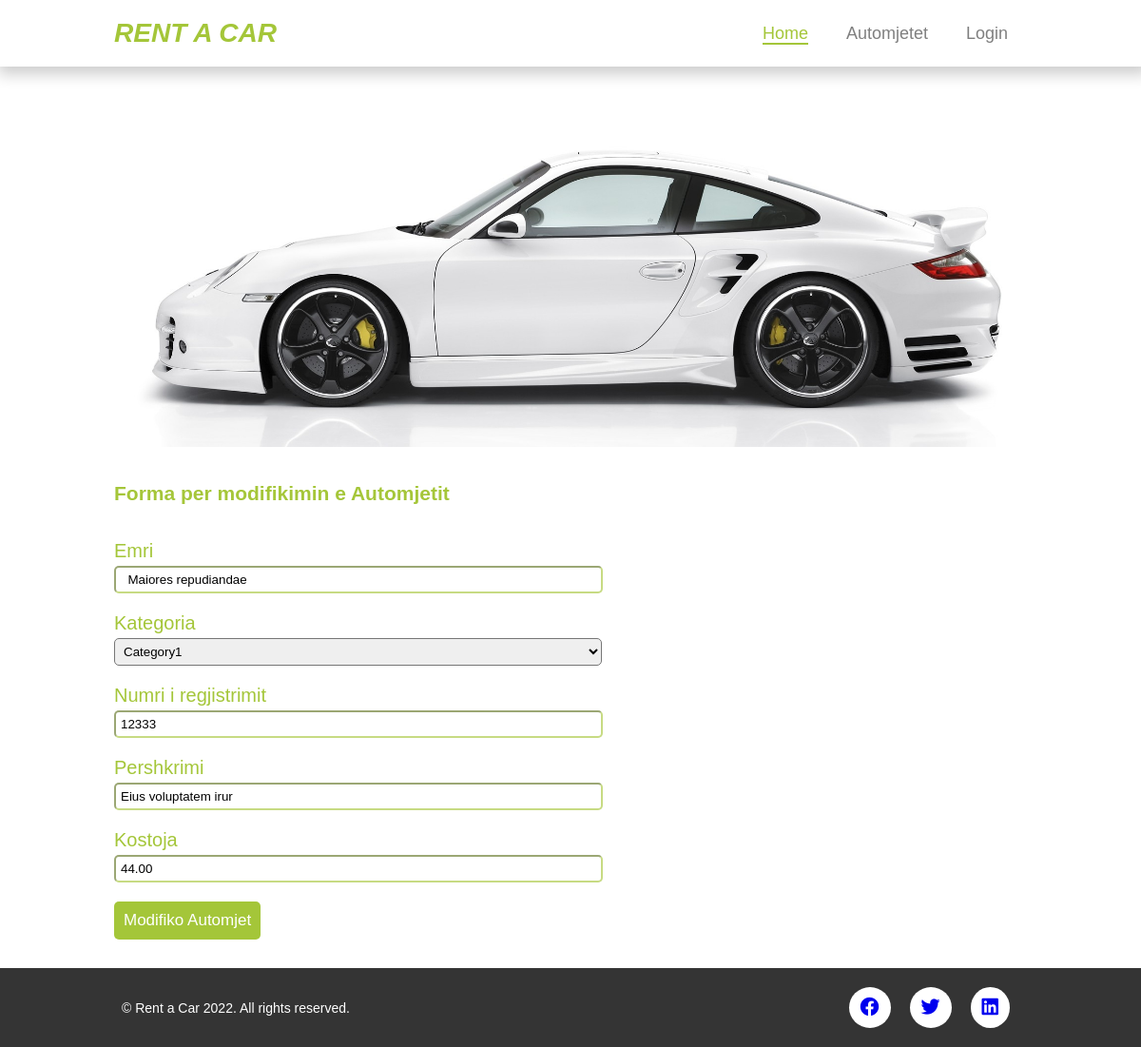
The app's page /shto_modifiko_automjete.php?automjetiid=2 with its own data.
### tables this page shows
CREATE TABLE `automjetet` (
  `automjetiid` int(11) NOT NULL,
  `kategoriaid` int(11) NOT NULL,
  `emri` varchar(50) NOT NULL,
  `nr_regjistrimi` varchar(50) DEFAULT NULL,
  `pershkrimi` text NOT NULL,
  `kostoja` decimal(5,2) DEFAULT NULL
);

CREATE TABLE `kategorite` (
  `kategoriaid` int(11) NOT NULL,
  `emri` varchar(50) NOT NULL,
  `pershkrimi` text
);

### includes/sqlFunctions.php (called while the page is built, shortened)
<?php
function connection()
{
    $dbcon = mysqli_connect('localhost', 'root', '', 'rent-a-car');
    return $dbcon;
}
function merrKategorit()
{
    $dbcon = connection();
    $sql = "SELECT * FROM kategorite";
    $result = mysqli_query($dbcon, $sql);
    return $result;
}
function merrAutomjetinId($automjetiid){
    $dbcon = connection();
    $sql = "SELECT * FROM automjetet WHERE automjetiid = $automjetiid";
    $result = mysqli_query($dbcon, $sql);
    return $result;
}

### shto_modifiko_automjete.php (the view, shortened to what this page needs)
<?php
include_once 'includes/header.php';
include_once 'includes/sqlFunctions.php'
?>
<section class="section-shto-modifiko container">
    <div class="image">
        <img src="img/car8.jpg" alt="">
    </div>
    <div class="forma">
        <br>
        <br>
        <?php if(isset($_GET['automjetiid'])) {
            $automjeti = mysqli_fetch_assoc(merrAutomjetinId($_GET['automjetiid']));
            ?>
            <h1>Forma per modifikimin e Automjetit</h1>
        <?php
        } else { ?>
            <h1>Forma per shtimin e Automjetit</h1>
        <?php } ?>
        <br>
        <form method="post" action="lib/automjet.php">
            <div class="inputAndLabels">
                <label for="emri">Emri</label> <br>
                <input type="text" id="emri" name="emri" value=" <?php if(isset($_GET['automjetiid'])) echo $automjeti['emri']; ?>">
            </div>
            <div class="inputAndLabels">
                <label for="kategoria">Kategoria</label> <br>
                <select id="kategoria" name="kategoriaid">
                    <?php $kategorite = merrKategorit();
                    while ($kategoria = mysqli_fetch_assoc($kategorite)) : ?>
                        <option value="<?php echo $kategoria['kategoriaid']; ?>" <?php if(isset($_GET['automjetiid']))if($kategoria['kategoriaid'] == $automjeti['kategoriaid']) echo 'selected' ; ?> ><?php echo $kategoria['emri']; ?></option>
                    <?php
                    endwhile;
                    ?>
                </select>
            </div>
            <div class="inputAndLabels">
                <label for="nrRegjistrimit">Numri i regjistrimit</label> <br>
                <input type="text" id="nrRegjistrimit" name="nr_regjistrimit" value="<?php if(isset($_GET['automjetiid'])) echo $automjeti['nr_regjistrimi']; ?>">
            </div>
            <div class="inputAndLabels">
                <label for="pershkrimi">Pershkrimi</label> <br>
                <input type="text" id="pershkrimi" name="pershkrimi" value="<?php if(isset($_GET['automjetiid'])) echo $automjeti['pershkrimi']; ?>">
            </div>
            <div class="inputAndLabels">
                <label for="kostoja">Kostoja</label> <br>
                <input type="text" id="kostoja" name="kostoja" value="<?php if(isset($_GET['automjetiid'])) echo $automjeti['kostoja']; ?>">
            </div>
            <div class="inputAndLabels">
                <div class="butonat">
                    <?php if(isset($_GET['automjetiid'])) : ?>
                        <button id="modifikoAutomjet" name="modifikoAutomjet" class="shtoModifiko">Modifiko Automjet</button>
                    <?php else : ?>
                        <button id="ShtoAutomjet" name="shtoAutomjet" class="shtoModifiko">Shto Automjet</button>
                    <?php endif; ?>
                </div>
            </div>
        </form>
    </div>
</section>
<?php include_once 'includes/footer.php'?>

### style.css (style rules this page uses)
* { margin: 0; padding: 0; }
html, body { font-size: 15px; font-family: sans-serif; margin: 0; padding: 0; }
.container { width: 80%; margin: 0 auto; }
.list-entity, .section-shto-modifiko { margin-top: 50px!important; margin: 10px auto; display: flex; flex-direction: column; justify-content: center; align-items: center; }
.image img { width: 1000px; height: 350px; object-fit: cover; }
.image { position: relative; z-index: 5; }
.forma { width: 100%; margin: 0 auto; }
.forma h1 { font-size: 21px; color: #a5c639; margin-bottom: 20px; }
.forma input, .forma textarea { width: 500px; padding: 5px; margin-top: 4px; border-radius: 5px; outline: none; border-color: #a5c6399f; }
.forma input, .forma textarea { caret-color: black; }
select { width: 513px; padding: 5px; margin-top: 4px; border-radius: 5px; outline: none; }
.forma label { color: #a4c639; font-size: 20px; }
.forma .inputAndLabels { margin-bottom: 20px; }
.shtoModifiko { text-decoration: none; border: none; padding: 10px; background: #a4c639; color: white; font-size: 17px; cursor: pointer; border-radius: 5px; transition: all 0.4s ease; }

### records on screen
automjetet: emri "Maiores repudiandae", kategoriaid "Category1", nr_regjistrimit "12333", pershkrimi "Eius voluptatem irur", kostoja "44.00"
